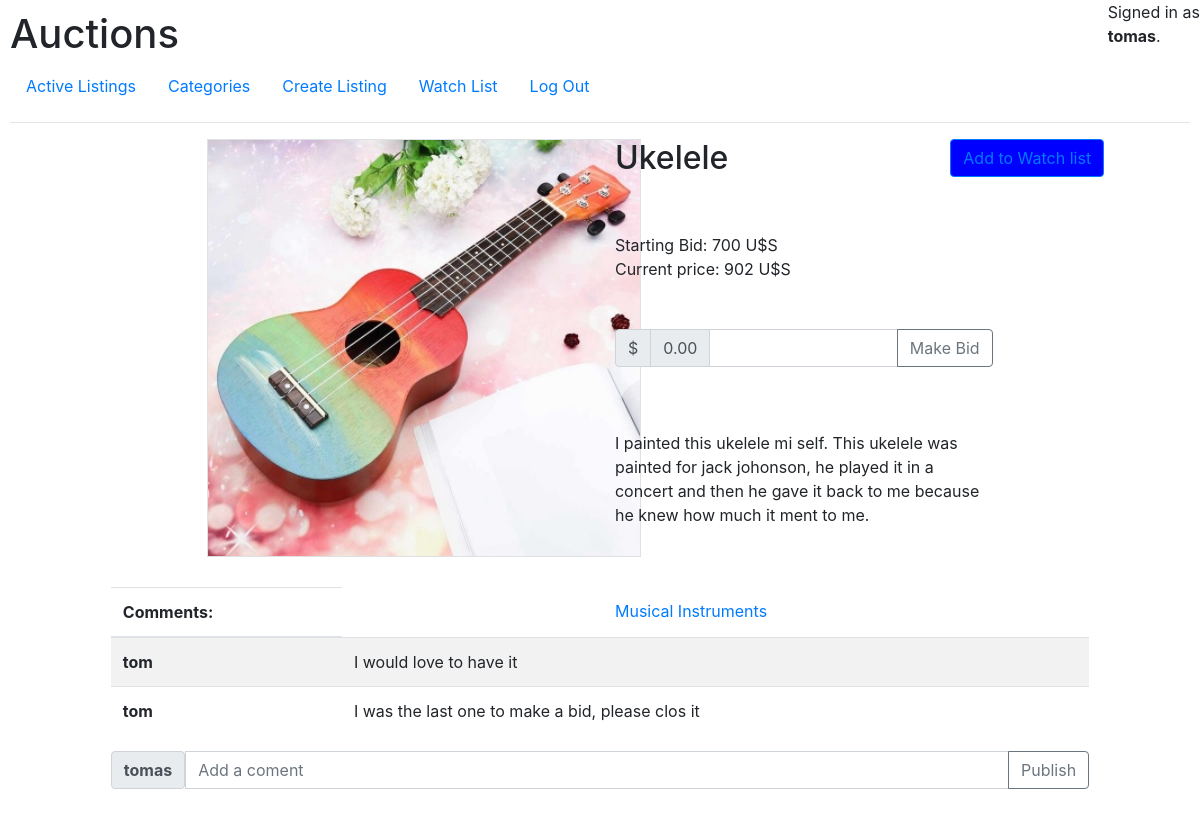
The app's page /listing/None/2 (signed in) with its own data.
### auctions/models.py (models this page shows, shortened)
class User(AbstractUser):
    pass

class Auction(models.Model):
    seller = models.ForeignKey(User, on_delete=models.CASCADE, related_name="auctions_owned")
    product_name = models.CharField(max_length=100)
    description = models.CharField(max_length=1000)
    auction_image = models.FilePathField(path=images_path, blank=True, null=True)
    starting_bid = models.IntegerField()
    sold = models.BooleanField()
    category_name = models.ForeignKey(Category, related_name="auctions_with_category", on_delete=models.SET_NULL, null= True)

class Category(models.Model):
    category_name =  models.CharField(max_length=100)
    def __str__(self):
        return f"{self.category_name}"

class Coment(models.Model):
    user = models.ForeignKey(User, on_delete=models.CASCADE, related_name="coments_made_by")
    auction = models.ForeignKey(Auction, on_delete=models.CASCADE, related_name="auction_coments")
    text = models.CharField(max_length=500)

### auctions/views.py (the view)
# urls.py: path("listing/<str:user_id>/<int:auction_id>", views.listing, name="listing"),
def listing(request, user_id, auction_id):
    auction = Auction.objects.get(pk=auction_id)
    coments = Coment.objects.filter(auction=auction_id)
    try:
        auction_in_watchlist = Watch_list.objects.get(auction=auction_id,user=user_id,watch=True)
        watched = True
    except:
        watched = False
    try:
        bid = Bid.objects.get(auction_product=auction_id)
        current_price = bid.last_bid
    except:
        current_price = auction.starting_bid
        bid = None
    if watched:
        submit = "Remove from Watch List"
    else:
        submit = "Add to Watch list"
    return render(request, "auctions/listing.html", {"auction": auction, "current_price": current_price, "bid": bid,
    "coments": coments, "image":auction.auction_image[66:], "submit": submit,
    })

### auctions/templates/auctions/listing.html (shortened to what this page needs)
{% extends "auctions/layout.html" %}
{% load static %}
{% block body %}
    <div class="container">
        {% if user.is_authenticated %}
            <form action="{% url 'AddToWatchList' %}" method="post">
                <input type="submit" class="btn btn-outline-primary" value="{{ submit }}" style="position:absolute; top:0; right:0;background-color:blue;">
            </form>
        {% endif %}
        <div id= "auction_product" class= "row">
            <div class="col-1"></div>
            <div class="col-5">
                <img class="border" src="{{ image }}">
            </div>
            <div class="col-5">
                <h2>{{ auction.product_name }}</h2><br><br>
                <div>
                    Starting Bid: {{ auction.starting_bid }} U$S <br>
                    Current price: {{ current_price }} U$S
                </div><br><br>
                {% if user.id == auction.seller.id %}
                    <div>
                        <form action="{% url 'CloseAuction' %}" method="post">
                            {% csrf_token %}
                                <input name="user" type="hidden" value="{{ user.username }}">
                                <input name="auctionid" type="hidden" value="{{ auction.id }}">
                                <div class="input-group-append">
                                    <input class="btn btn-outline-secondary" type="submit" id="button-addon3" value="Close Auction" Style="background-color:goldenrod" >
                                </div>
                        </form><br><br>
                    </div>
                {% else %}
                    <div>
                        {% if not auction.sold %}
                            <div>
                                <form action="{% url 'NewBid' %}" method="post">
                                    <div class="input-group mb-3">
                                        <div class="input-group-prepend">
                                          <span class="input-group-text">$</span>
                                          <span class="input-group-text">0.00</span>
                                        </div>
                                            <input type="number" min="{{ current_price }}" name="newbid"
                                            class="form-control" aria-label="Dollar amount (with dot and two decimal places)">
                                        <div class="input-group-append">
                                            <input class="btn btn-outline-secondary" type="submit" id="button-addon2" value="Make Bid">
                                        </div>
                                    </div>
                                </form><br><br>
                            </div>
                        {% endif %}
                    </div>
                {% endif %}
                <div>
                    {{ auction.description }}
                </div><br><br><br>
                {% if auction.category_name %}
                    <div>
                        <a href="{% url 'category' auction.category_name %}" >{{ auction.category_name }}</a>
                    </div><br><br><br>
                {% endif %}
            </div>
            <div class="col-1"></div>
        </div>
    </div><br><br>
    <div id="coments"  name="coments">
        <table class="table table-striped">
            <thead>
              <tr>
                <th scope="col">Comments:</th>
              </tr>
            </thead>
            <tbody>
                {% for coment in coments %}
                    <tr>
                        <th scope="row">{{ coment.user}}</th>
                        <td>{{ coment.text }}</td>
                    </tr>
                    {% empty %}
                    <tr>
                        <td>No coments made to this post</td>
                    </tr>
                {% endfor %}
            </tbody>
        </table>
        <div id="comentform">
            <form action="{% url 'addcoment' %}" method="post">
                <div class="input-group mb-3">
                    <label class="input-group-text" for="inputGroupSelect01"><strong>{{ user.username }}</strong></label>
                    <input type="text" name="commenttext" class="form-control" placeholder="Add a coment"
                    aria-label="Recipient's username" aria-describedby="button-addon2">
                    <div class="input-group-append">
                        <input class="btn btn-outline-secondary" type="submit" id="button-addon2" value="Publish">
                    </div>
                </div>
            </form>
        </div>
    </div>
{% endblock %}

### auctions/templates/auctions/layout.html (shortened to what this page needs)
{% load static %}
<!DOCTYPE html>
<html lang="en">
    <head>
        <link rel="stylesheet" href="https://stackpath.bootstrapcdn.com/bootstrap/4.4.1/css/bootstrap.min.css">
        <link href="{% static 'auctions/styles.css' %}" rel="stylesheet">
    </head>
    <body>
        <h1>Auctions</h1>
        <div id="user" style="position:fixed; top:0; right:0;">
            {% if user.is_authenticated %}
                <div>
                    Signed in as
                </div>
                <strong>{{ user.username }}</strong>.
            {% else %}
                Not signed in.
            {% endif %}
        </div>
        <ul class="nav">
            <li class="nav-item">
                <a class="nav-link" href="{% url 'index' %}">Active Listings</a>
            </li>
            <li class="nav-item">
                <a class="nav-link" href="{% url 'categories' %}">Categories</a>
            </li>
            {% if user.is_authenticated %}
                <li class="nav-item">
                    <a class="nav-link" href="{% url 'createlisting' %}">Create Listing</a>
                </li>
                <li class="nav-item">
                    <a class="nav-link" href="{% url 'WatchList' user.id %}">Watch List</a>
                </li>
                <li class="nav-item">
                    <a class="nav-link" href="{% url 'logout' %}">Log Out</a>
                </li>
            {% endif %}
        </ul>
        <hr>
                <div class="row">
            <div class="sidebar col-lg-1 col-md-2">
            </div>
            <div class="main col-lg-10 col-md-8">
                {% block body %}
                {% endblock %}
            </div>
            <div class="sidebar col-lg-1 col-md-2">
            </div>
        </div>
    </body>
</html>

### auctions/static/auctions/styles.css (style rules this page uses)
body { padding: 10px; }
#user { position: absolute; top:0; right:0; }
#auction_product { height:400px; }

### records on screen
User: username "tomas"
Auction: product_name "Ukelele", starting_bid "700", description "I painted this ukelele mi self. This ukelele was painted for jack johonson, he played it in a concert and then he gave it back to me because he knew how much it ment to me.", category_name "Musical Instruments"
Coment: user "tom", text "I would love to have it"
Coment: user "tom", text "I was the last one to make a bid, please clos it"

### other values on screen
{{ current_price }} "902"
